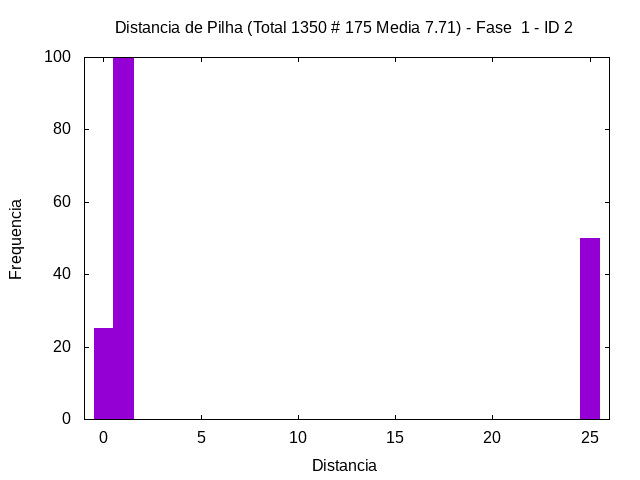

This figure's gnuplot source:
set term png
set output "../out/mult-hist-1-2.png"
set style fill solid 1.0
set title "Distancia de Pilha (Total 1350 # 175 Media 7.71) - Fase  1 - ID 2"
set xlabel "Distancia"
set ylabel "Frequencia"
plot [-1:26] "../out/mult-hist-1-2.gpdat" u 3:4 w boxes t ""
